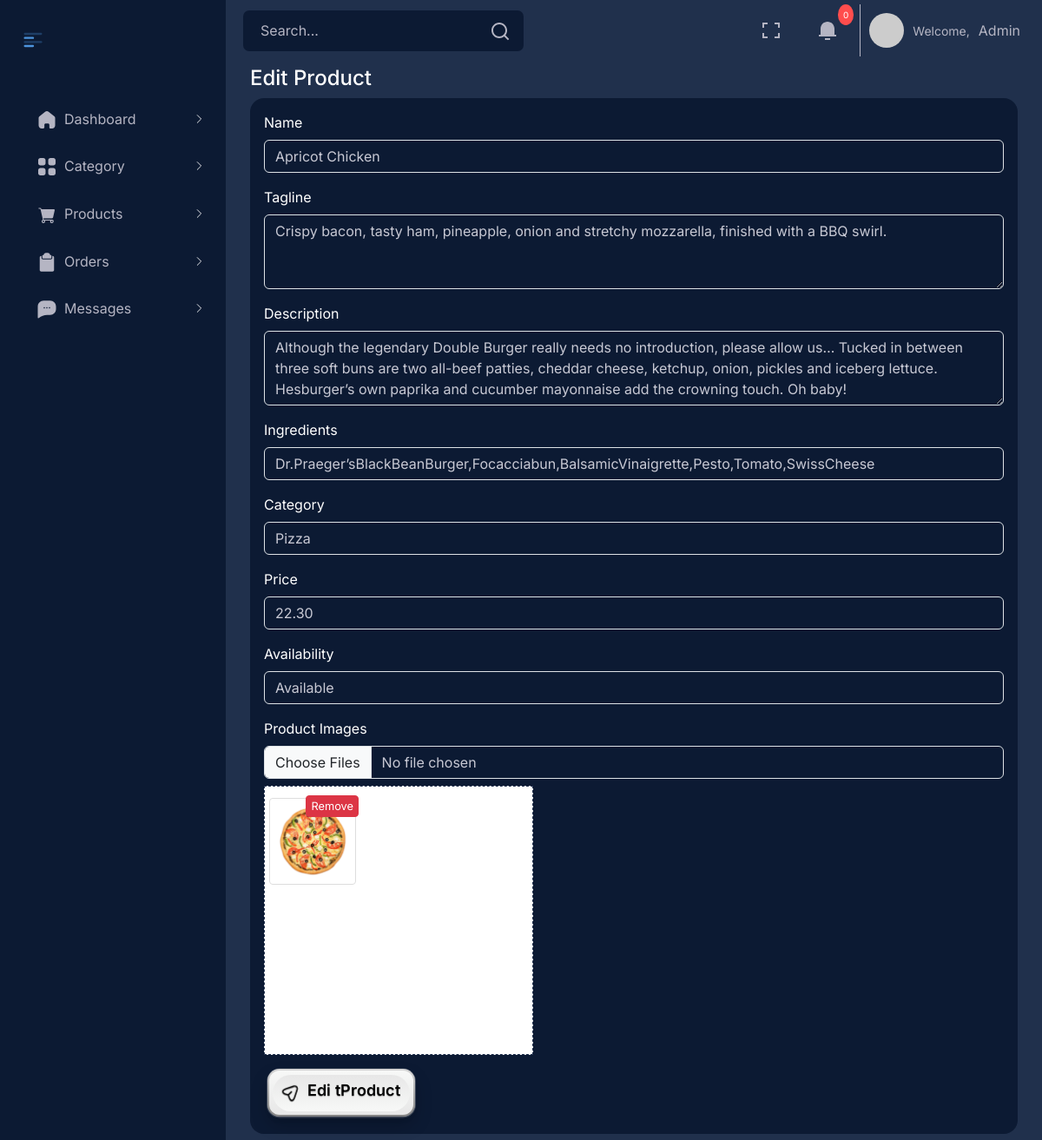
The page /admin/index.php?page=edit-products&id=1 (signed in) on the database its author committed.
### tables this page shows
CREATE TABLE `products` (
  `id` int(11) NOT NULL,
  `name` varchar(100) NOT NULL,
  `tagline` varchar(255) NOT NULL,
  `desc` text DEFAULT NULL,
  `category_id` int(11) DEFAULT NULL,
  `ingredients` text DEFAULT NULL,
  `images` varchar(255) DEFAULT NULL,
  `price` decimal(10,2) NOT NULL,
  `is_available` tinyint(1) DEFAULT 1,
  `user_id` int(11) DEFAULT NULL,
  `created_at` timestamp NOT NULL DEFAULT current_timestamp(),
  `updated_at` datetime DEFAULT current_timestamp() ON UPDATE current_timestamp()
);

### admin/index.php (called while the page is built, shortened)
<?php
$page = isset($_GET['page']) ? $_GET['page'] : 'dashboard';
$baseViewPath = './views/';
switch ($page) {
    case 'edit-products':
        $pageContent = $baseViewPath . 'edit-products.php';
        break;
}
include $pageContent;

### admin/php/ProductController.php (called while the page is built, shortened)
<?php
class ProductController
{
    private $connection;
    public function __construct($dbConnection)
    {
        $this->connection = $dbConnection;
    }
    public function getAllCategories()
    {
        $result = $this->connection->query("SELECT * FROM categories ORDER BY cat_name ASC");
        return $result->fetch_all(MYSQLI_ASSOC);
    }
    public function getProduct($id)
    {
        $stmt = $this->connection->prepare("SELECT * FROM products WHERE id = ?");
        $stmt->bind_param("i", $id);
        $stmt->execute();
        $product = $stmt->get_result()->fetch_assoc();
        return $product;
    }
}

### admin/views/edit-products.php (the view, shortened to what this page needs)
<?php
require_once './php/ProductController.php';
$database = new Database();
$dbConnection = $database->conn;
$productController = new ProductController($dbConnection);
$productId = $_GET['id'];
$product = $productController->getProduct($productId);
function base_url($uri = '')
{
    return 'http://localhost/restaurant-website-php-bootstrap/admin/' . $uri;
}
?>
<!DOCTYPE html>
<html lang="en">
<head>
    <link rel="stylesheet" href="https://cdnjs.cloudflare.com/ajax/libs/font-awesome/6.2.1/css/all.min.css" />
    <link rel="stylesheet" href="https://cdnjs.cloudflare.com/ajax/libs/font-awesome/6.0.0-beta3/css/all.min.css">
    <link rel="stylesheet" href="./assets/css/nav.css">
    <link rel="stylesheet" href="./assets/css/style.css">
    <link rel="stylesheet" href="../vendor/bootstrap/css/bootstrap.min.css">
    <link href="https://unpkg.com/phosphor-icons@1.4.1/css/phosphor.css" rel="stylesheet">
    <link href="https://unpkg.com/@yaireo/tagify/dist/tagify.css" rel="stylesheet" type="text/css" />
</head>
<body>
    <?php
    include __DIR__ . '/../partials/navbar.php';
    ?>
    <main class="main-content">
        <div class="container-fluid">
            <div class="row">
                <div class="col-md-12" id="box">
                    <div class="content-header">
                        <div class="d-flex align-items-center">
                            <h4 class="page-title">Edit Product</h4>
                        </div>
                    </div>
                    <div class="box-body p-3">
                        <form method="post" action="index.php?page=edit-products&id=<?php echo $product['id']; ?>" enctype="multipart/form-data">
                            <div class="mb-3">
                                <label for="name" class="form-label">Name</label>
                                <input type="text" class="form-control my-input" id="name" name="name" value="<?php echo htmlspecialchars($product['name']); ?>">
                            </div>
                            <div class="mb-3">
                                <label for="tagline" class="form-label">Tagline</label>
                                <textarea class="form-control my-input" id="tagline" name="tagline" rows="3"><?php echo $product['tagline']; ?></textarea>
                            </div>
                            <div class="mb-3">
                                <label for="desc" class="form-label">Description</label>
                                <textarea class="form-control my-input" id="desc" name="desc" rows="3"><?php echo htmlspecialchars($product['desc']); ?></textarea>
                            </div>
                            <div class="mb-3">
                                <label for="ingredients" class="form-label">Ingredients</label>
                                <input type="text" class="form-control my-input" id="ingredients" name="ingredients" value="<?php echo htmlspecialchars($product['ingredients']); ?>">
                            </div>
                            <div class="mb-3">
                                <label for="category" class="form-label">Category</label>
                                <select class="form-control my-input" id="category" name="category">
                                    <?php
                                    $categories = $productController->getAllCategories();
                                    foreach ($categories as $category) {
                                        $selected = ($category['category_id'] == $product['category_id']) ? 'selected' : '';
                                        echo "<option value='" . htmlspecialchars($category['category_id']) . "' $selected>" . htmlspecialchars($category['cat_name']) . "</option>";
                                    }
                                    ?>
                                </select>
                            </div>
                            <div class="mb-3">
                                <label for="price" class="form-label">Price</label>
                                <input type="number" step="0.01" class="form-control my-input" id="price" name="price" value="<?php echo htmlspecialchars($product['price']); ?>">
                            </div>
                            <div class="mb-3 form-check " style="padding-left: 0 !important;">
                                <label for="productAvailability" class="form-label">Availability</label>
                                <select name="is_available" class="form-control my-input" id="productAvailability">
                                    <option value="1" <?php echo $product['is_available'] ? 'selected' : ''; ?>>Available</option>
                                </select>
                            </div>
                            <div class="mb-3">
                                <label for="images" class="form-label">Product Images</label>
                                <input type="file" class="form-control my-input" id="images" name="images[]" accept="image/*" multiple>
                                <div id="imagePreview" class="mt-2 image-preview">
                                    <?php
                                    if (!empty($product['images'])) {
                                        $images = explode(',', $product['images']);
                                        foreach ($images as $index => $image) {
                                            $imagePath = trim($image);
                                            if (file_exists($imagePath)) {
                                                echo "<div class='image-container' data-path='" . htmlspecialchars($imagePath) . "'>";
                                                echo "<img src='" . htmlspecialchars(base_url($imagePath)) . "' alt='Current Product Image' class='mt-2 me-2' style='max-width: 100px; max-height: 100px;'>";
                                                echo "<button type='button' class='btn btn-danger btn-sm remove-image'>Remove</button>";
                                                echo "</div>";
                                            }
                                        }
                                    }
                                    ?>
                                </div>
                            </div>
                            <div class="m-1">
                                <button class="submit">
                                    <div class="state state--default">
                                        <div class="icon">
                                        </div>
                                        <p class="position-relative" style="top: 5px;">
                                            <span style="--i:0">E</span>
                                            <span style="--i:1">d</span>
                                            <span style="--i:2">i</span>
                                            <span style="--i:3">t</span>
                                            <span style="--i:5">P</span>
                                            <span style="--i:6">r</span>
                                            <span style="--i:7">o</span>
                                            <span style="--i:8">d</span>
                                            <span style="--i:9">u</span>
                                            <span style="--i:10">c</span>
                                            <span style="--i:11">t</span>
                                        </p>
                                    </div>
                                </button>
                            </div>
                        </form>
                    </div>
                </div>
            </div>
        </div>
    </main>
</body>
</html>

### admin/assets/css/nav.css (style rules this page uses)
:root { --primary: #ffc222; --primary_hover: #eeac00; --header-height: 3rem; --body-background: #20304c; --navbg: #0c1a33; --nav-width: 260px; --first-color: #0c1a32; --first-color-light: #AFA5D9; --white-color: #b5b5c3; --body-font: 'Nunito', sans-serif; --normal-font-size: 1rem; --z-fixed: 100 }
.main-content { margin-top: 60px; background-color: var(--body-background); color: #fff; position: relative; min-height: 100vh; width: calc(100% - var(--nav-width)); left: var(--nav-width); transition: all 0.5s ease; padding: 1rem; }

### admin/assets/css/style.css (style rules this page uses)
* { box-sizing: border-box; }
:root { --body-background: #20304c; --first-color: #0c1a32; --first-color-light: #AFA5D9; --white-color: #b5b5c3; --body-font: 'Nunito', sans-serif; --box-body: #0c1a33; --pg-active: #4c95dd; --pg-nactive: #172b4c; --pg-hover: #4C95DC; }
body { background-color: #20304c !important; color: #b5b5c3 !important; font-family: 'Roboto', sans-serif; margin: 0; padding: 0; color: #b5b5c3 !important; }
.box-body { background-color: var(--box-body) !important; border-radius: 1rem; }
.my-input { background-color: transparent !important; border: 1px solid rgba(255, 255, 255, 0.12); border-radius: 10px; }
.my-input::placeholder { color: #c8c9d4 !important; font-weight: 300; }
.submit { --primary: #ff5569; --neutral-1: #f7f8f7; --neutral-2: #e7e7e7; --radius: 14px; cursor: pointer; border-radius: var(--radius); text-shadow: 0 1px 1px rgba(0, 0, 0, 0.3); border: none; box-shadow: 0 0.5px 0.5px 1px rgba(255, 255, 255, 0.2), 0 10px 20px rgba(0, 0, 0, 0.2), 0 4px 5px 0px rgba(0, 0, 0, 0.05); display: flex; align-items: center; justify-content: center; position: relative; transition: all 0.3s ease; padding: 20px; height: 55px; font-family: "Galano Grotesque", Poppins, Montserrat, sans-serif; font-style: normal; font-size: 18px; font-weight: 600; width: 170px !important; }
.submit:after { content: ""; position: absolute; inset: 0; border-radius: var(--radius); border: 2.5px solid transparent; background: linear-gradient(var(--neutral-1), var(--neutral-2)) padding-box, linear-gradient(to bottom, rgba(0, 0, 0, 0.1), rgba(0, 0, 0, 0.45)) border-box; z-index: 0; transition: all 0.4s ease; }
.submit::before { content: ""; inset: 7px 6px 6px 6px; position: absolute; background: linear-gradient(to top, var(--neutral-1), var(--neutral-2)); border-radius: 30px; filter: blur(0.5px); z-index: 2; }
.state p { display: flex; align-items: center; justify-content: center; }
.state .icon { position: absolute; left: 0; top: 0; bottom: 0; margin: auto; transform: scale(1.25); transition: all 0.3s ease; display: flex; align-items: center; justify-content: center; }
.state .icon svg { overflow: visible; }
.state p span { display: block; opacity: 0; animation: slideDown 0.8s ease forwards calc(var(--i) * 0.03s); }
.state--default .icon svg { animation: land 0.6s ease forwards; }
.state--default .icon:before { content: ""; position: absolute; top: 50%; height: 2px; width: 0; left: -5px; background: linear-gradient(to right, transparent, rgba(0, 0, 0, 0.5)); }
.state { padding-left: 29px; z-index: 2; display: flex; position: relative; }
.state--default span:nth-child(4) { margin-left: 5px; }
#imagePreview { width: 100%; max-width: 310px; height: 310px; padding: 5px; border: 1px dashed rgb(32, 48, 77); background-color: #fff; }
#imagePreview img { width: 100%; height: auto; mix-blend-mode: multiply; }
body { background: #f9f9f9; font-size: 16px; font-family: 'Raleway', sans-serif; }
.form-control { color: #c8c9d4 !important; }

### admin/views/edit-products.php (style rules this page uses)
.form-control { color: #c8c9d4 !important; }
.image-preview { display: flex; flex-wrap: wrap; gap: 10px; }
.image-preview img { object-fit: cover; border: 1px solid #ddd; border-radius: 4px; }
.image-container { position: relative; display: inline-block; }
.remove-image { position: absolute; top: 5px; right: 5px; padding: 2px 5px; font-size: 0.8rem; }

### rows shown on the page
products: name "Apricot Chicken", tagline "Crispy bacon, tasty ham, pineapple, onion and stretchy mozzarella, finished with a BBQ swirl.", desc "Although the legendary Double Burger really needs no introduction, please allow us… Tucked in between three soft buns are two all-beef patties, cheddar cheese, ketchup, onion, pickles and iceberg lettuce. Hesburger’s own paprika and cucumber mayonnaise add the crowning touch. Oh baby!", ingredients "Dr.Praeger’sBlackBeanBurger,Focacciabun,BalsamicVinaigrette,Pesto,Tomato,SwissCheese", price "22.30", is_available "Available", images (picture)

### other values the page prints
form field category "Pizza"
